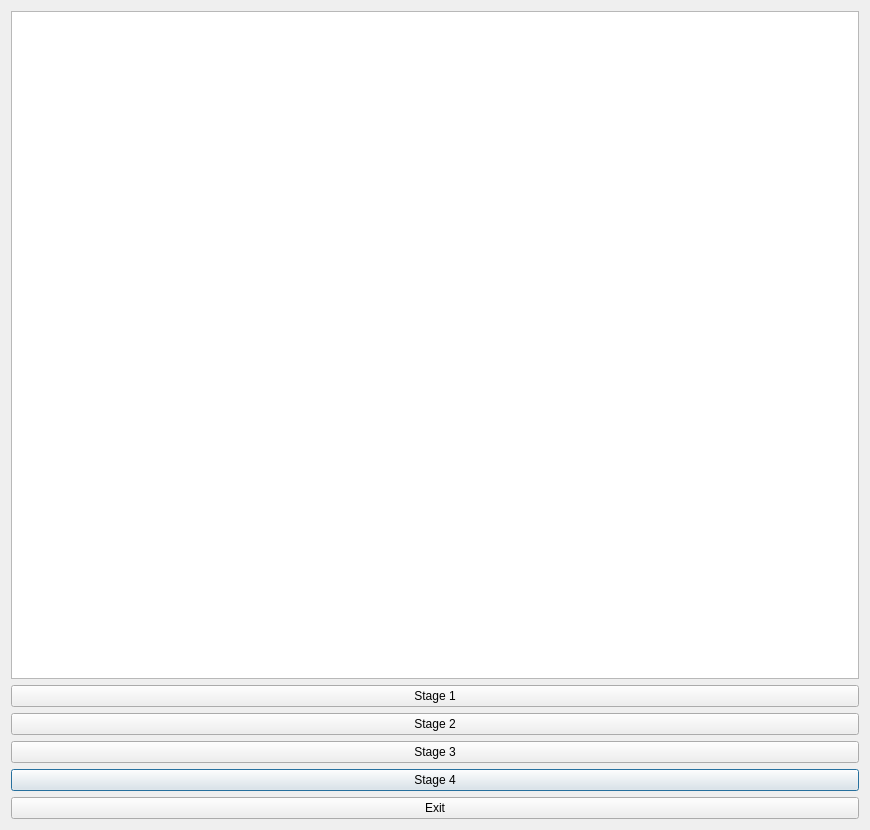
<?xml version="1.0" encoding="UTF-8"?>
<ui version="4.0">
 <class>Enviroment</class>
 <widget class="QDialog" name="Enviroment">
  <property name="geometry">
   <rect>
    <x>0</x>
    <y>0</y>
    <width>870</width>
    <height>830</height>
   </rect>
  </property>
  <property name="windowTitle">
   <string>Dialog</string>
  </property>
  <layout class="QGridLayout" name="gridLayout">
   <item row="4" column="0">
    <widget class="QPushButton" name="pushButton_4">
     <property name="text">
      <string>Stage 4</string>
     </property>
    </widget>
   </item>
   <item row="3" column="0">
    <widget class="QPushButton" name="pushButton_3">
     <property name="text">
      <string>Stage 3</string>
     </property>
    </widget>
   </item>
   <item row="1" column="0">
    <widget class="QPushButton" name="pushButton">
     <property name="text">
      <string>Stage 1</string>
     </property>
    </widget>
   </item>
   <item row="2" column="0">
    <widget class="QPushButton" name="pushButton_2">
     <property name="text">
      <string>Stage 2</string>
     </property>
    </widget>
   </item>
   <item row="0" column="0">
    <widget class="QGraphicsView" name="graphicsView"/>
   </item>
   <item row="5" column="0">
    <widget class="QPushButton" name="pushButton_5">
     <property name="text">
      <string>Exit</string>
     </property>
    </widget>
   </item>
  </layout>
 </widget>
 <resources/>
 <connections/>
</ui>
